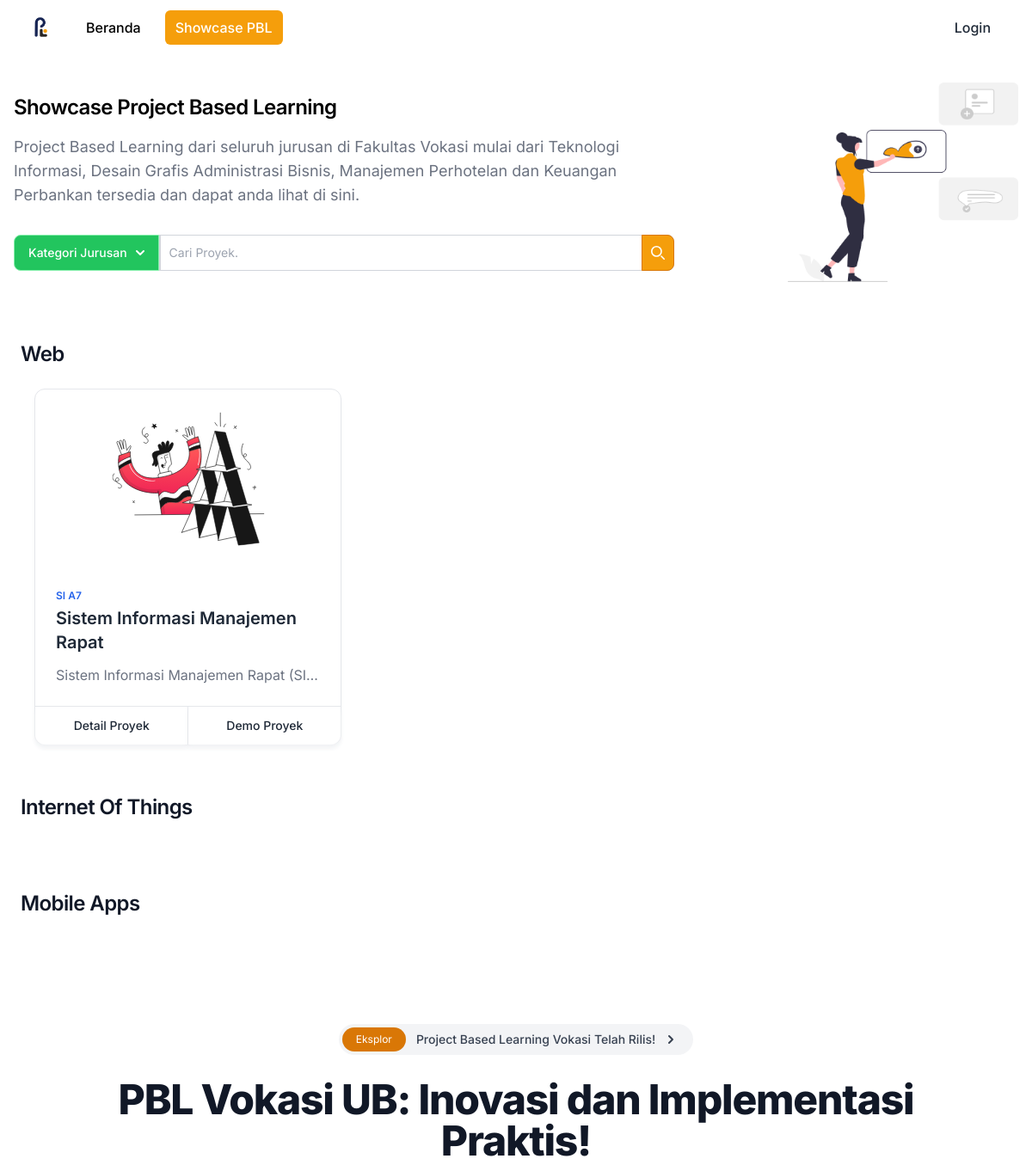
/user/showcase.php (upper part), run on an earlier commit of the app's database.
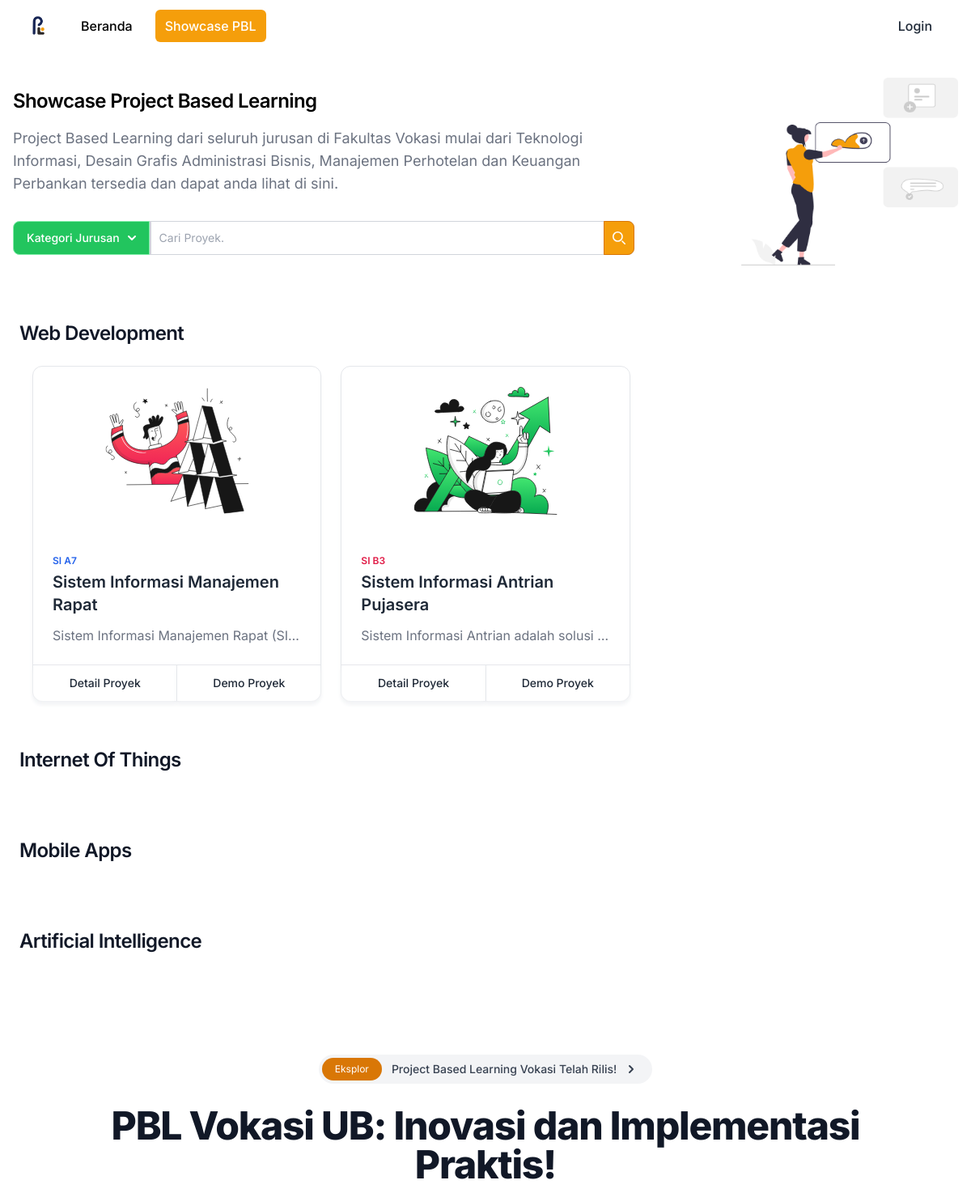
And on a later commit of the database.
### tables this page shows
CREATE TABLE `categories` (
  `c_id` int(11) NOT NULL,
  `category_name` varchar(250) NOT NULL
);

CREATE TABLE `bunch` (
  `bunch_id` int(20) NOT NULL,
  `bunch_name` varchar(250) NOT NULL,
  `leader_id` varchar(250) NOT NULL,
  `project_id` int(20) NOT NULL,
  `grade` int(20) NOT NULL,
  `status_show` varchar(12) NOT NULL
);

CREATE TABLE `proyek` (
  `id_proyek` int(20) NOT NULL,
  `nama_proyek` varchar(500) NOT NULL,
  `deskripsi_proyek` varchar(2500) NOT NULL,
  `id_user` varchar(250) NOT NULL,
  `req` varchar(2500) NOT NULL,
  `minggu` int(10) NOT NULL,
  `status_show` varchar(10) NOT NULL,
  `pict` varchar(250) NOT NULL,
  `category` int(11) NOT NULL
);

### query/query.php (called while the page is built, shortened)
<?php
require 'connectdb.php';
function execThis($query)
{
  global $conn;
  $result = mysqli_query($conn, $query);
  $rows = [];
  while ($row = mysqli_fetch_assoc($result)) {
    $rows[] = $row;
  }
  return $rows;
}

### user/showcase.php (the view, shortened to what the changed rows need)
<?php
require "../query/query.php";
$categories = execThis("SELECT * FROM categories");
?>
<!DOCTYPE html>
<html lang="en">
<head>
  <?php include("./includes/head.php") ?>
</head>
<body class="">
  <section class="">
    <div class="grid max-w-screen-xl px-4 py-8 mx-auto lg:gap-8 xl:gap-0 lg:py-8 lg:grid-cols-12">
      <div class="mr-auto place-self-center lg:col-span-9">
        <h1 class="max-w-2xl mb-4 text-2xl font-semibold tracking-tight leading-none md:text-2xl xl:text-4xl">Showcase Project Based Learning</h1>
      </div>
    </div>
  </section>
  <?php include("../content/showcase/ti.php") ?>
  <section class="">
    <div class="py-8 px-4 mx-auto max-w-screen-xl text-center lg:py-20 lg:px-12">
      <h1 class="mb-4 text-4xl font-extrabold tracking-tight leading-none text-gray-900 md:text-5xl lg:text-5xl">PBL Vokasi UB: Inovasi dan Implementasi Praktis!</h1>
    </div>
  </section>
</body>
</html>

### content/showcase/ti.php
<?php
foreach ($categories as $category) :
?>
    <section class="bg-white">
        <div class="py-8 px-4 mx-auto max-w-screen-xl lg:py-4 lg:px-6">
            <div class="text-left lg:my-5 mb-3">
                <h2 class="mb-1 text-3xl lg:text-2xl tracking-tight font-semibold text-gray-900"><?= $category['category_name'] ?></h2>
            </div>
            <?php $ps = execThis("SELECT bunch_name, nama_user, project_id, bunch_id, nama_proyek, pict, deskripsi_proyek FROM bunch INNER JOIN user ON bunch.leader_id = user.email INNER JOIN proyek ON bunch.project_id = proyek.id_proyek WHERE category =" . $category['c_id'] . " AND bunch.status_show = 'Yes'"); ?>
            <div class="max-w-[85rem] px-2 py-5 sm:px-6 lg:px-4 lg:py-1 mx-auto">
                <div class="grid sm:grid-cols-2 lg:grid-cols-3 gap-6">
                    <?php foreach ($ps as $p) : ?>
                        <?php $rand_color = rand(1, 3) ?>
                        <div class="group flex flex-col h-full bg-white border border-gray-200 shadow-md shadow-gray-100 rounded-xl">
                            <div class="h-52 flex flex-col justify-center items-center bg-white-500 rounded-t-xl">
                                <img class="w-48 h-48" src="../assets/img/<?= $p['pict'] ?>.svg" alt="alo">
                            </div>
                            <div class="p-4 md:p-6">
                                <span class="block mb-1 text-xs font-semibold uppercase <?= $rand_color == 1 ? 'text-blue-600' : '' ?> <?= $rand_color == 2 ? 'text-rose-600' : '' ?> <?= $rand_color == 3 ? 'text-amber-500' : '' ?>">
                                    <?= $p['bunch_name'] ?>
                                </span>
                                <h3 class="text-xl font-semibold text-gray-800  ">
                                    <?= $p['nama_proyek'] ?>
                                </h3>
                                <p class="mt-3 text-gray-500 overflow-hidden truncate w-full">
                                    <?= $p['deskripsi_proyek'] ?>
                                </p>
                            </div>
                            <div class="mt-auto flex border-t border-gray-200 divide-x divide-gray-200 ">
                                <a class="w-full py-3 px-4 inline-flex justify-center items-center gap-x-2 text-sm font-medium rounded-es-xl bg-white text-gray-800 shadow-md shadow-gray-100 hover:bg-blue-500 hover:text-white hover:underline duration-200 transition disabled:opacity-50 disabled:pointer-events-none " href="#">
                                    Detail Proyek
                                </a>
                                <a class="w-full py-3 px-4 inline-flex justify-center items-center gap-x-2 text-sm font-medium rounded-ee-xl bg-white text-gray-800 shadow-md hover:bg-amber-500 hover:text-white hover:underline duration-200 transition shadow-gray-100 disabled:opacity-50 disabled:pointer-events-none " href="#">
                                    Demo Proyek
                                </a>
                            </div>
                        </div>
                    <?php endforeach; ?>
                </div>
            </div>
        </div>
    </section>
<?php endforeach; ?>

What changed in the data, as far as the page shows it:
changed categories: gains bunch (shows a picture, bunch_name "SI B3", project.nama_proyek "Sistem Informasi Antrian Pujasera", project.deskripsi_proyek "Sistem Informasi Antrian adalah solusi…"); category_name "Web" → "Web Development"
added categories: category_name "Artificial Intelligence"
